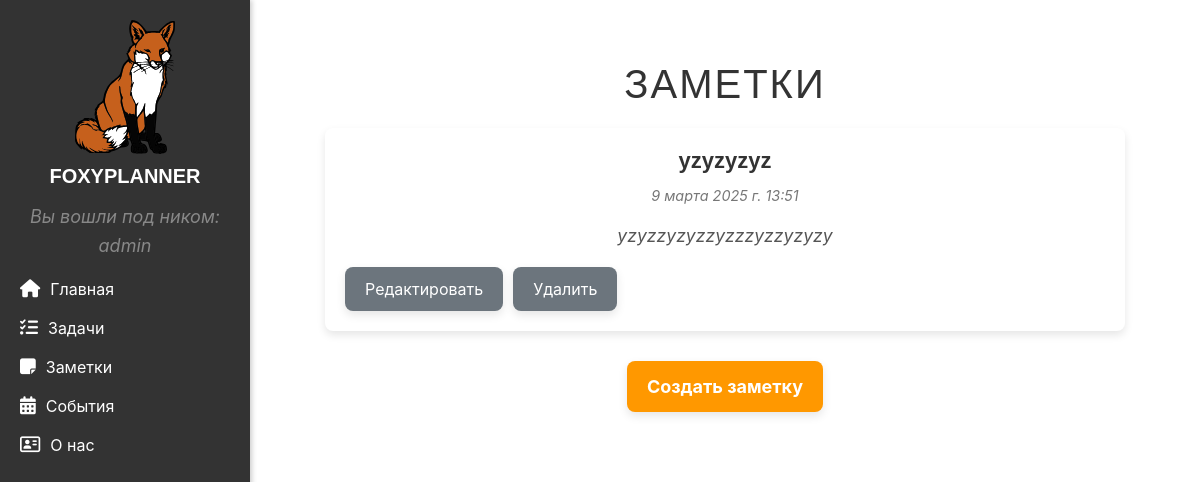
Screenshot of /notes/ (signed in) with the database file from the repository.
### notes/models.py (models this page shows, shortened)
class Note(models.Model):
    user = models.ForeignKey(User, on_delete=models.CASCADE, null=True, blank=True)
    title = models.CharField(max_length=200, verbose_name="Название")
    description = models.TextField(verbose_name="Описание")
    created_at = models.DateTimeField(auto_now_add=True, verbose_name="Дата создания")
    class Meta:
        verbose_name = "Заметка"
        verbose_name_plural = "Заметки"

### notes/views.py (the view)
# urls.py: path('notes/', include ('notes.urls')),
@login_required
def notes(request):
    notes = Note.objects.filter(user=request.user)
    return render(request, 'notes/notes.html', {'notes': notes})

### notes/templates/notes/notes.html (shortened to what this page needs)
{% extends 'main/layout.html'%}
{% block content %}
<h1>Заметки</h1>
{% if notes %}
    <ul class="notes-list">
        {% for note in notes %}
            <li class="note-item">
                <h2 class="note-title">{{ note.title }}</h2>
                <p class="note-date">{{ note.created_at }}</p>
                <p class="note-description">{{ note.description }}</p>
                <div class="note-actions">
                    <a href="{% url 'edit_note' note.id %}" class="edit-button">Редактировать</a>
                    <a href="{% url 'delete_note' note.id %}" class="delete-button">Удалить</a>
                </div>
            </li>
        {% endfor %}
    </ul>
{% else %}
    <p class="no-notes">Заметки отсутствуют</p>
{% endif %}
<div class="create-note">
    <a href="{% url 'create_note' %}" class="create-button">Создать заметку</a>
</div>
{% endblock %}

### main/templates/main/layout.html (shortened to what this page needs)
{%load static%}
<!DOCTYPE html>
<html lang="ru">
<head>
    <link rel="stylesheet" href="https://cdn.jsdelivr.net/npm/bootstrap@5.3.3/dist/css/bootstrap.min.css">
    <link rel="stylesheet" href = "{% static 'main/css/main.css' %}">
    <link rel="stylesheet" href="https://cdnjs.cloudflare.com/ajax/libs/font-awesome/6.5.1/css/all.min.css">
    <link href="https://stackpath.bootstrapcdn.com/bootstrap/4.5.2/css/bootstrap.min.css" rel="stylesheet">
</head>
<body>
    <aside>
        <img src="{% static 'main/img/fox.svg' %}" alt="Logo" style="width: 100px; height: auto;">
        <h3>FoxyPlanner</h3>
        {% if user.is_authenticated %}
        <p>Вы вошли под ником: {{ user.username }}</p>
        {% else %}
        <p>Привет, гость!</p>
        {% endif %}
        <ul>
            <li><a href={% url 'home' %}><i class="fa-solid fa-house"></i> Главная</a></li>
            <li><a href={% url 'tasks' %}><i class="fa-solid fa-list-check"></i> Задачи</a></li>
            <li><a href={% url 'notes' %}><i class="fa-solid fa-note-sticky"></i> Заметки</a></li>
            <li><a href={% url 'events_home' %}><i class="fa-solid fa-calendar-days"></i> События</a></li>
            <li><a href={% url 'about' %}><i class="fa-regular fa-address-card"></i> О нас</a></li>
        </ul>
    </aside>
    <main>
        <div class="content-container">
        {% block content%}
        {% endblock %}
        </div>
    </main>
</body>
</html>

### main/static/main/css/main.css (style rules this page uses)
body { font-family: Arial, sans-serif; margin: 0; padding: 0; display: flex; background-color: #f4f4f4; }
aside { width: 250px; background-color: #333; color: white; padding: 20px; height: 100vh; box-shadow: 2px 0 5px rgba(0, 0, 0, 0.2); position: fixed; top: 0; left: 0; overflow-y: auto; }
aside img { display: block; margin: 0 auto; width: 80px; height: auto; }
aside h3 { text-align: center; margin-top: 10px; }
aside ul { list-style: none; padding: 0; }
aside ul li { margin: 15px 0; }
aside ul li a { text-decoration: none; color: white; font-size: 16px; display: flex; align-items: center; gap: 10px; transition: 0.3s; }
aside ul li a i { font-size: 18px; }
main { flex: 1; padding: 20px; }
h1 { color: #333; text-align: center; }
p { font-size: 16px; line-height: 1.5; color: #555; }
main { animation: fadeIn 0.5s ease-in-out; }
aside ul li a { text-decoration: none; color: white; font-size: 16px; display: flex; align-items: center; gap: 10px; transition: color 0.3s ease, transform 0.2s ease; }
h1, h2, h3 { font-family: 'Arial', sans-serif; color: #333; text-align: center; font-weight: bold; }
h1 { font-size: 32px; margin-bottom: 15px; text-transform: uppercase; letter-spacing: 2px; }
h2 { font-size: 26px; margin-bottom: 10px; color: #444; }
h3 { font-size: 22px; margin-bottom: 8px; color: #555; }
aside h3 { color: #ffffff; font-size: 20px; font-weight: bold; text-transform: uppercase; margin-bottom: 15px; }
p { font-size: 18px; line-height: 1.6; color: #666; text-align: justify; max-width: 800px; margin: 0 auto; }
main { padding: 20px; }
.content-container { max-width: 900px; margin: 0 auto; padding: 40px; }
aside { width: 250px; background-color: #333; color: white; padding: 20px; height: 100vh; box-shadow: 2px 0 5px rgba(0, 0, 0, 0.2); position: fixed; top: 0; left: 0; overflow-y: auto; transition: transform 0.3s ease-in-out; }
main { flex: 1; padding: 20px; margin-left: 250px; transition: margin-left 0.3s ease-in-out; }
p { text-align: center; font-size: 18px; color: #888; margin-top: 20px; font-style: italic; }
.notes-list { list-style: none; padding: 0; margin: 20px auto; max-width: 800px; text-align: left; }
.note-item { background-color: #fff; padding: 20px; margin: 15px 0; border-radius: 8px; box-shadow: 0 4px 8px rgba(0, 0, 0, 0.1); transition: transform 0.2s ease-in-out; }
.note-title { font-size: 22px; font-weight: bold; color: #333; margin-bottom: 10px; }
.note-date { font-size: 0.9em; color: #777; margin-bottom: 15px; }
.note-description { font-size: 1.1em; color: #555; line-height: 1.6; }
.create-button { display: inline-block; padding: 12px 20px; font-size: 18px; font-weight: bold; color: white; background-color: #ff9800; border-radius: 8px; text-decoration: none; transition: background-color 0.3s, transform 0.2s; box-shadow: 0 4px 10px rgba(0, 0, 0, 0.1); }
.edit-button { background-color: #6c757d; color: white; padding: 10px 20px; font-size: 16px; border-radius: 8px; text-decoration: none; display: inline-block; transition: background-color 0.3s, transform 0.2s, box-shadow 0.2s ease; box-shadow: 0 4px 10px rgba(0, 0, 0, 0.1); }
.delete-button { background-color: #6c757d; color: white; padding: 10px 20px; font-size: 16px; border-radius: 8px; text-decoration: none; display: inline-block; transition: background-color 0.3s, transform 0.2s, box-shadow 0.2s ease; box-shadow: 0 4px 10px rgba(0, 0, 0, 0.1); }
.note-actions { display: flex; gap: 10px; justify-content: flex-start; align-items: center; margin-top: 15px; }
.create-note { display: flex; justify-content: center; margin-top: 30px; }
h1 { text-align: center; font-size: 28px; font-weight: bold; color: #333; }

### rows the page displays
Note: title "yzyzyzyz", created_at "9 марта 2025 г. 13:51", description "yzyzzyzyzzyzzzyzzyzyzy"

### other values shown
{{ user.username }} "admin"
